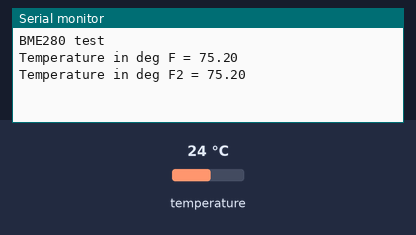
This sketch was run on a simulated Arduino Uno, built with avr-gcc and run on an emulated ATmega328P. On the bench: the last lines printed to the serial monitor. The test bench sets the inputs (shaded band); at power-on: temperature 24 °C.

Above: at 1.2 s.
1.3 s: temperature set to 12 °C
At 5.4 s:
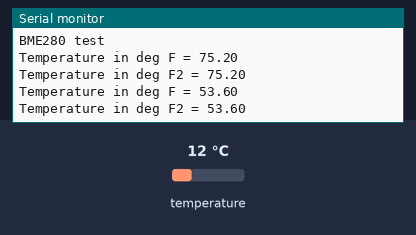
5.5 s: temperature set to 19 °C
At 10.9 s:
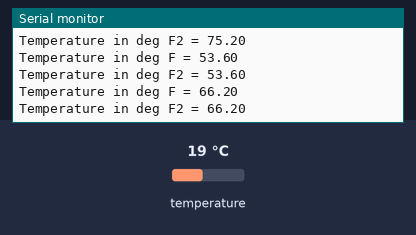
Timing chart, 0 to 12.4 s (numbered marks = the images above; inputs shaded):
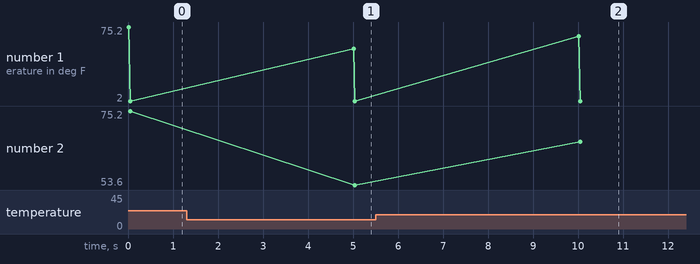

Measured:
- after the input at 1.3 s, the serial monitor: prints a new line after 3.7 s (image 1)
- after the input at 5.5 s, the serial monitor: prints a new line after 4.5 s (image 2)
- plotted number 2: 75.2 → 53.6 after the input at 1.3 s, 53.6 → 66.2 after the input at 5.5 s

The sketch:

bme280test.ino
```cpp
/* Adafruit library examples for BME280 sensor */
#include <Wire.h>
#include <Adafruit_Sensor.h>
#include <Adafruit_BME280.h>
/* If you know the sea level pressure, the accuracy improves a lot
#define SEALEVELPRESSURE_HPA (1013.25) */

Adafruit_BME280 bme;
Adafruit_BME280 bme2;


void setup() {
  Serial.begin(9600);
/* assuming I2C address set is 0x76. If you are using 0x77, update 0x77 as the I2C address  */
  while(!Serial);    // time to get serial running
    Serial.println(F("BME280 test"));
  if (!bme.begin(0x76)) {
    Serial.println("No BME280 device found!");
    while (1);
  }else if (!bme.begin(0x77)) {
    Serial.println("No BME280 device found!");
    while (1);
  }
  bme.begin(0x77); // address = 0x77 (default)
  bme2.begin(0x76); // address = 0x76
}

void loop() {

/* read all the parameters from the BME280 sensors via bme object created*/

  Serial.print("Temperature in deg F = ");
  double cel = bme.readTemperature();
  double temp = (cel*9/5) + 32;
  Serial.println(temp);

  Serial.print("Temperature in deg F2 = ");
  double cel2 = bme2.readTemperature();
  double temp2 = (cel2*9/5) + 32;
  Serial.println(temp2);
/*
  Serial.print("Pressure in hPa = ");
  Serial.println(bme.readPressure() / 100.0F);
*/

  Serial.println();
  delay(5000);
}
```
